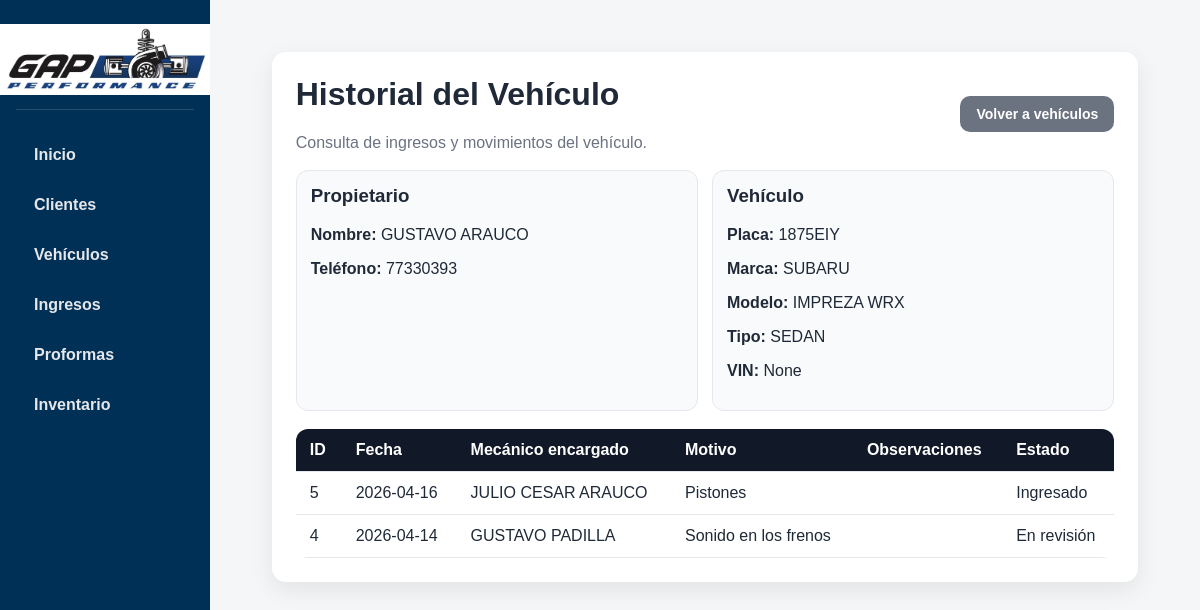
Screenshot of /vehiculos/8/historial with the database file from the repository.
### tables this page shows
CREATE TABLE clientes (
    id_cliente INTEGER PRIMARY KEY AUTOINCREMENT,
    nombre_completo TEXT NOT NULL,
    telefono TEXT NOT NULL,
    ci_nit TEXT,
    direccion TEXT
);

CREATE TABLE vehiculos (
    id_vehiculo INTEGER PRIMARY KEY AUTOINCREMENT,
    id_cliente INTEGER NOT NULL,
    placa TEXT NOT NULL UNIQUE,
    marca TEXT NOT NULL,
    modelo TEXT NOT NULL,
    tipo TEXT,
    vin TEXT,
    color TEXT,
    anio INTEGER,
    FOREIGN KEY (id_cliente) REFERENCES clientes(id_cliente)
);

CREATE TABLE ingresos (
    id_ingreso INTEGER PRIMARY KEY AUTOINCREMENT,
    id_vehiculo INTEGER NOT NULL,
    fecha_ingreso TEXT NOT NULL,
    motivo TEXT NOT NULL,
    observaciones TEXT,
    estado TEXT NOT NULL, mecanico_encargado TEXT,
    FOREIGN KEY (id_vehiculo) REFERENCES vehiculos(id_vehiculo)
);

### app.py (the view)
@app.route("/vehiculos/<int:id_vehiculo>/historial")
def historial_vehiculo(id_vehiculo):
    conexion = conectar_db()
    cursor = conexion.cursor()
    cursor.execute("""
        SELECT v.*, c.nombre_completo, c.telefono
        FROM vehiculos v
        INNER JOIN clientes c ON v.id_cliente = c.id_cliente
        WHERE v.id_vehiculo = ?
    """, (id_vehiculo,))
    vehiculo = cursor.fetchone()
    cursor.execute("""
        SELECT *
        FROM ingresos
        WHERE id_vehiculo = ?
        ORDER BY id_ingreso DESC
    """, (id_vehiculo,))
    historial = cursor.fetchall()
    conexion.close()
    return render_template("historial_vehiculo.html", vehiculo=vehiculo, historial=historial)

### app.py (called while the page is built)
def conectar_db():
    conexion = sqlite3.connect("taller.db")
    conexion.row_factory = sqlite3.Row
    return conexion

### templates/historial_vehiculo.html (shortened to what this page needs)
{% extends "base.html" %}
{% block content %}
<div class="card">
    <div class="page-header">
        <div>
            <h1>Historial del Vehículo</h1>
            <p>Consulta de ingresos y movimientos del vehículo.</p>
        </div>
        <a class="btn btn-secondary" href="/vehiculos">Volver a vehículos</a>
    </div>
    <div class="info-grid mb-3">
        <div class="info-box">
            <h3>Propietario</h3>
            <p><strong>Nombre:</strong> {{ vehiculo["nombre_completo"] }}</p>
            <p><strong>Teléfono:</strong> {{ vehiculo["telefono"] }}</p>
        </div>
        <div class="info-box">
            <h3>Vehículo</h3>
            <p><strong>Placa:</strong> {{ vehiculo["placa"] }}</p>
            <p><strong>Marca:</strong> {{ vehiculo["marca"] }}</p>
            <p><strong>Modelo:</strong> {{ vehiculo["modelo"] }}</p>
            <p><strong>Tipo:</strong> {{ vehiculo["tipo"] }}</p>
            <p><strong>VIN:</strong> {{ vehiculo["vin"] }}</p>
        </div>
    </div>
    <div class="table-responsive">
        <table>
            <thead>
                <tr>
                    <th>ID</th>
                    <th>Fecha</th>
                    <th>Mecánico encargado</th>
                    <th>Motivo</th>
                    <th>Observaciones</th>
                    <th>Estado</th>
                </tr>
            </thead>
            <tbody>
                {% for item in historial %}
                <tr>
                    <td>{{ item["id_ingreso"] }}</td>
                    <td>{{ item["fecha_ingreso"] }}</td>
                    <td>{{ item["mecanico_encargado"] }}</td>
                    <td>{{ item["motivo"] }}</td>
                    <td>{{ item["observaciones"] }}</td>
                    <td>{{ item["estado"] }}</td>
                </tr>
                {% endfor %}
            </tbody>
        </table>
    </div>
</div>
{% endblock %}

### static/style.css (style rules this page uses)
* { box-sizing: border-box; }
body { margin: 0; font-family: Arial, Helvetica, sans-serif; background-color: #f4f6f8; color: #1f2937; }
a { text-decoration: none; }
h1, h2, h3 { margin-top: 0; }
.card { background: white; border-radius: 14px; padding: 24px; box-shadow: 0 8px 24px rgba(0, 0, 0, 0.08); margin-bottom: 24px; }
.btn { display: inline-block; padding: 10px 16px; border: none; border-radius: 10px; cursor: pointer; font-size: 14px; font-weight: bold; transition: 0.2s; }
.btn-secondary { background: #6b7280; color: white; }
.table-responsive { overflow-x: auto; }
table { width: 100%; border-collapse: collapse; background: white; border-radius: 12px; overflow: hidden; }
thead { background: #111827; color: white; }
th, td { padding: 12px 14px; text-align: left; border-bottom: 1px solid #e5e7eb; vertical-align: top; }
.page-header { display: flex; justify-content: space-between; align-items: center; gap: 12px; flex-wrap: wrap; margin-bottom: 18px; }
.page-header p { margin: 0; color: #6b7280; }
.info-grid { display: grid; grid-template-columns: 1fr 1fr; gap: 14px; }
.info-box { background: #f9fafb; border: 1px solid #e5e7eb; border-radius: 12px; padding: 14px; }
.mb-3 { margin-bottom: 18px; }

### rows the page displays
clientes: nombre_completo "GUSTAVO ARAUCO", telefono "77330393"
vehiculos: placa "1875EIY", marca "SUBARU", modelo "IMPREZA WRX", tipo "SEDAN"
ingresos: id_ingreso "5", fecha_ingreso "2026-04-16", mecanico_encargado "JULIO CESAR ARAUCO", motivo "Pistones", estado "Ingresado"
ingresos: id_ingreso "4", fecha_ingreso "2026-04-14", mecanico_encargado "GUSTAVO PADILLA", motivo "Sonido en los frenos", estado "En revisión"

### other values shown
{{ vehiculo["vin"] }} "None"
